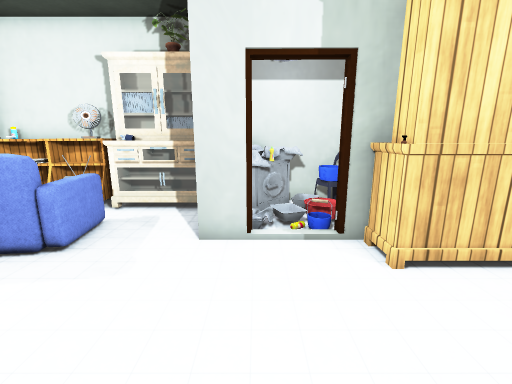
View 1 (above)

15 first-person views from a walk through a Unity game level. The camera is 1.3 m above the floor, tilts 12° down and sees 90° across. The floor is counted in squares, 0.5 m on a side. Each view is taken from the middle of a square. On the plan, view 1 faces up. The plan holds only what a view shows up to about 18 squares ahead; the rest is blank. The place goes on beyond the plan. The player character is not drawn. Door leaves are left out, so doorways stand open. Some surface patterns are stand-ins.

View 2
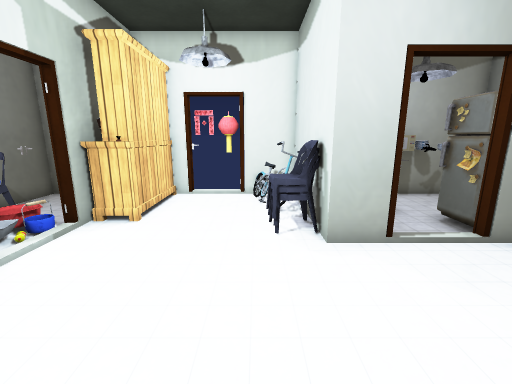

View 3
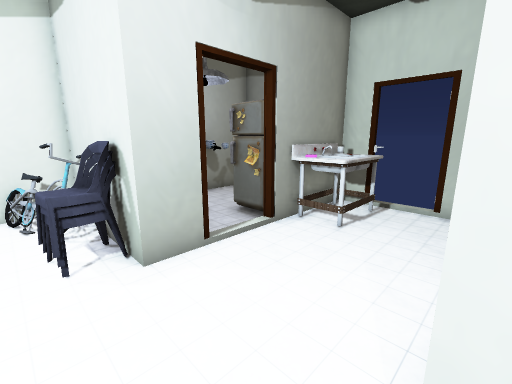

View 4
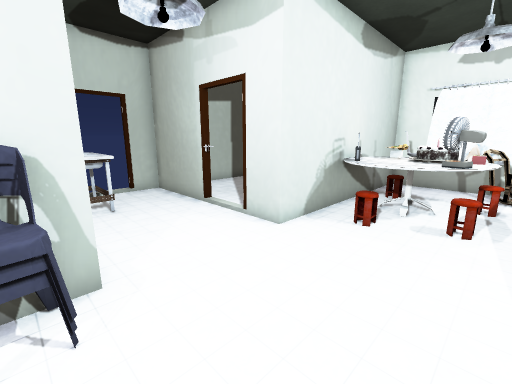

View 5
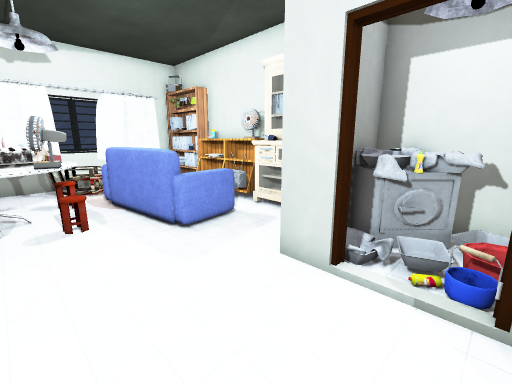

View 6
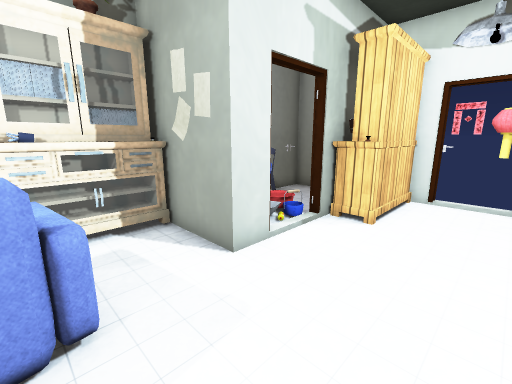

View 7
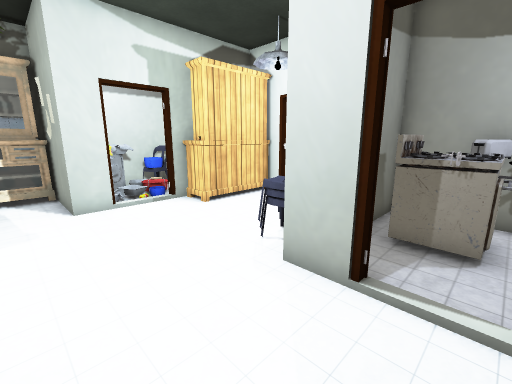

View 8
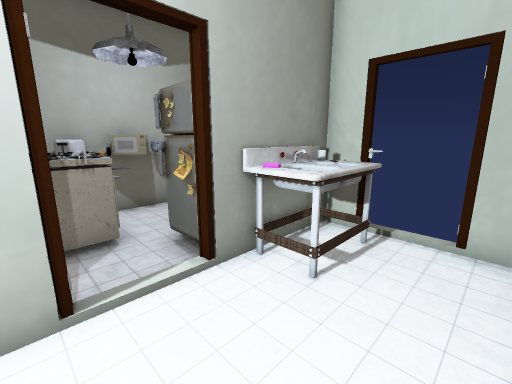

View 9
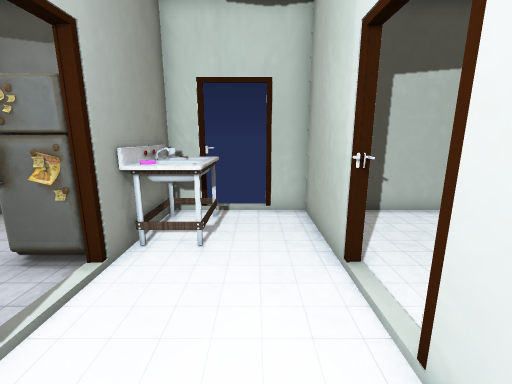

View 10
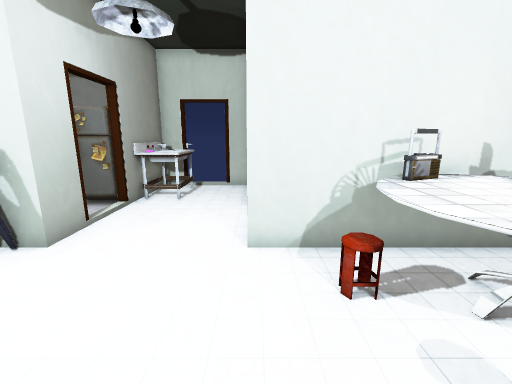

View 11
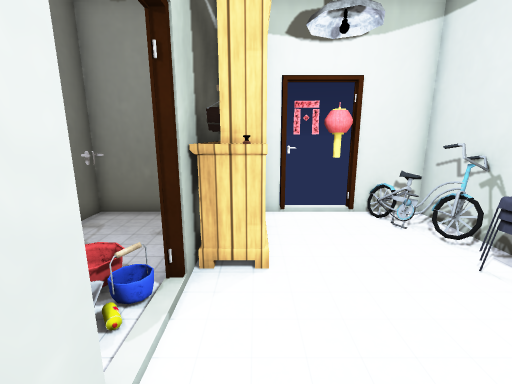

View 12
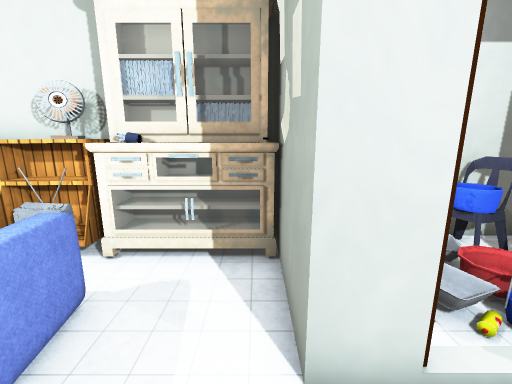

View 13
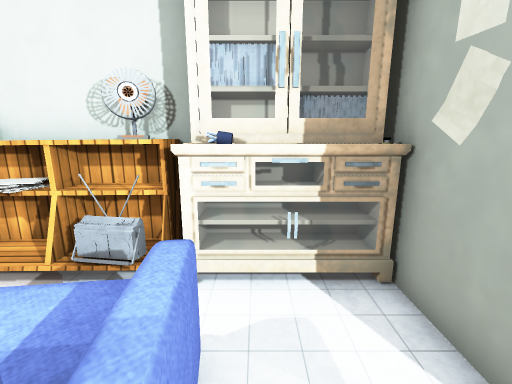

View 14
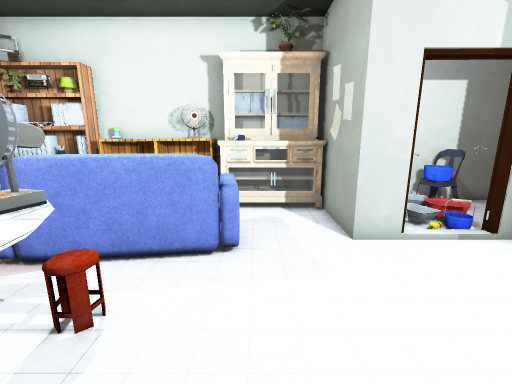

View 15
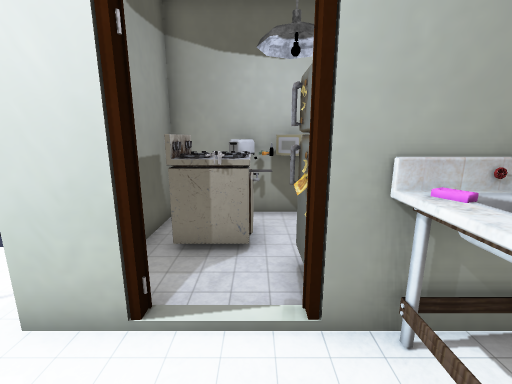

### Floor plan
Points are (right, up) in squares from view 1. A wall is a line through its corners. A room is listed if a view was taken in it or the views show most of it. See-through windows are left out.
Room 1 (views 1, 2, 3, 4, 5, 6, 7, 8, 9, 10, 11, 12, 13, 14, 15)
walls: (1, -2.5) (1, -0.8) (6.8, -0.8) (6.8, 1.6); (-0.1, 6.3) (-1.5, 6.3) (-1.5, 10.6); (-1.5, 7.9) (-1.5, 8.5); (-3.8, -5.4) (-3.8, -9.1) (-2.2, -9.1); (6.8, 4.4) (6.8, 6.3); (-9.5, -0.8) (-3.8, -0.8) (-3.8, -2.5); (1, -9.1) (1, -4.6); (-5.2, 10.6) (-9.5, 10.6); (6.8, -8.1) (6.8, -1.1) (4.1, -1.1)
ways out: opening at (0, 7.5) to room 2; open door at (2.3, 7.3) to room 2; open door at (-4, -3.5); open door at (-1.5, -9); open door at (2, -3)
objects: other object (-9, 0) to (-6, 4); other object (-9, 5) to (-4, 8); other object (-9, 9); other object (-9, 10); other object (-8, 10); other object (-7, 3); other object (-7, 9) to (-6, 9); other object (-7, 10) to (-6, 10); other object (-5, 9) to (-2, 10); other object (-4, -5); other object (-1, -8) to (1, -6); other object (0, -9); other object (2, -5) to (3, -5); other object (2, -1); other object (2, 0) to (3, 1); other object (3, -3); other object (3, 5) to (3, 6); other object (4, -4) to (5, -2); other object (4, 0) to (5, 0); other object (5, 5) to (6, 6); other object (6, -7); other object (6, -6) to (6, -5); other object (6, -4); other object (6, -3); other object (6, 2) to (7, 3); other object (7, 4)
Room 2 (no view inside)
walls: (2.1, 6.2) (2.2, 6.7); (6.8, 8.4) (6.8, 10.6) (-1.1, 10.6) (-1.1, 9.4); (-0.1, 6.7) (-0.1, 6.3)
ways out: opening at (0, 7.5) to room 1; open door at (2.3, 7.3) to room 1
objects: other object (-1, 8) to (1, 10); other object (1, 9); other object (2, 9) to (3, 10); other object (3, 8); other object (3, 10) to (4, 10)

Where each view was taken, in squares from view 1:
view 1: 0 up, 0 right, facing up
view 2: 1 up, 5 left, facing right
view 3: 1 up, 4 left, facing down-right
view 4: 4 up, 2 right, facing down-left
view 5: 2 up, 2 right, facing up-left
view 6: 2 up, 5 left, facing up-right
view 7: 4 down, 3 left, facing up-right
view 8: 2 down, 3 left, facing down-right
view 9: 0 up, 2 left, facing down
view 10: 5 up, 4 left, facing down
view 11: 5 up, 2 left, facing right
view 12: 4 up, 2 left, facing up
view 13: 5 up, 4 left, facing up
view 14: 0 up, 4 left, facing up
view 15: 4 down, 2 left, facing right
